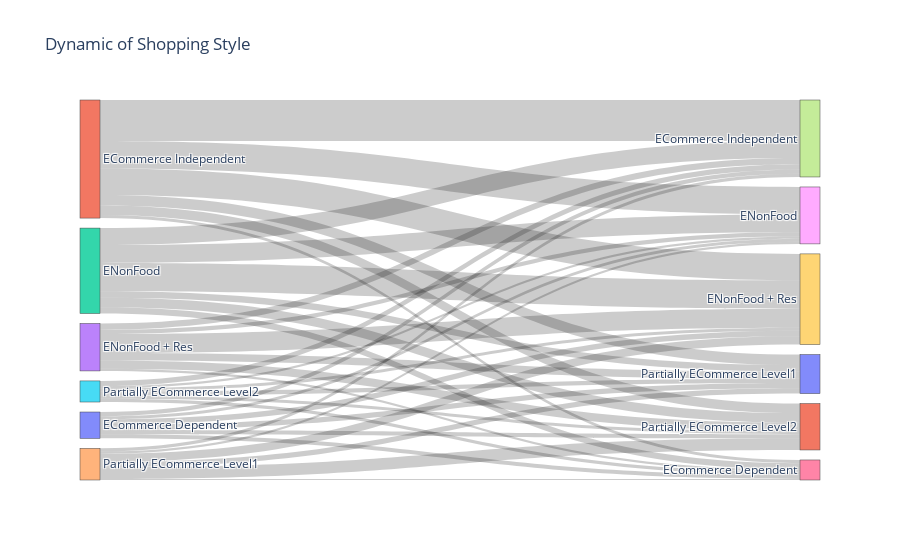

Here is the notebook cell this chart was saved with:
### Code cell
import plotly.graph_objects as go

df = pd.DataFrame({'Past style': past_label, 
              'May style': sacog_demo.labels})

fig = go.Figure(data = [go.Sankey(
                        node = dict(
                        pad = 10,
                        thickness = 20,
                        label = ['ECommerce Dependent', 'ECommerce Independent', 'ENonFood', 'ENonFood + Res', 'Partially ECommerce Level1', 'Partially ECommerce Level2',
                                 'ECommerce Dependent', 'ECommerce Independent', 'ENonFood', 'ENonFood + Res', 'Partially ECommerce Level1', 'Partially ECommerce Level2']
                                 
                        ),
                        link = dict(
                            source = [0]*6 + [1]*6 + [2]*6 + [3]*6 + [4]*6 + [5]*6 ,
                            target = [6,7,8,9,10,11]*6,
                            value = list(df.groupby('Past style')['May style'].value_counts().sort_index())
                        ))]
               )

fig.update_layout(title_text = 'Dynamic of Shopping Style')
fig.show()

### Figure 1 — Plotly figure (JSON) as saved in the notebook; plotly's stock layout.template omitted (floating-point values rounded to 4 significant figures)
{"data": [{"link": {"source": [0, 0, 0, 0, 0, 0, 1, 1, 1, 1, 1, 1, 2, 2, 2, 2, 2, 2, 3, 3, 3, 3, 3, 3, 4, 4, 4, 4, 4, 4, 5, 5, 5, 5, 5, 5], "target": [6, 7, 8, 9, 10, 11, 6, 7, 8, 9, 10, 11, 6, 7, 8, 9, 10, 11, 6, 7, 8, 9, 10, 11, 6, 7, 8, 9, 10, 11, 6, 7, 8, 9, 10, 11], "value": [4, 4, 3, 5, 5, 4, 3, 39, 26, 25, 10, 9, 6, 16, 17, 27, 6, 9, 2, 6, 4, 18, 7, 8, 1, 3, 2, 8, 5, 11, 3, 5, 2, 3, 4, 3]}, "node": {"label": ["ECommerce Dependent", "ECommerce Independent", "ENonFood", "ENonFood + Res", "Partially ECommerce Level1", "Partially ECommerce Level2", "ECommerce Dependent", "ECommerce Independent", "ENonFood", "ENonFood + Res", "Partially ECommerce Level1", "Partially ECommerce Level2"], "pad": 10, "thickness": 20}, "type": "sankey"}], "layout": {"title": {"text": "Dynamic of Shopping Style"}}}
